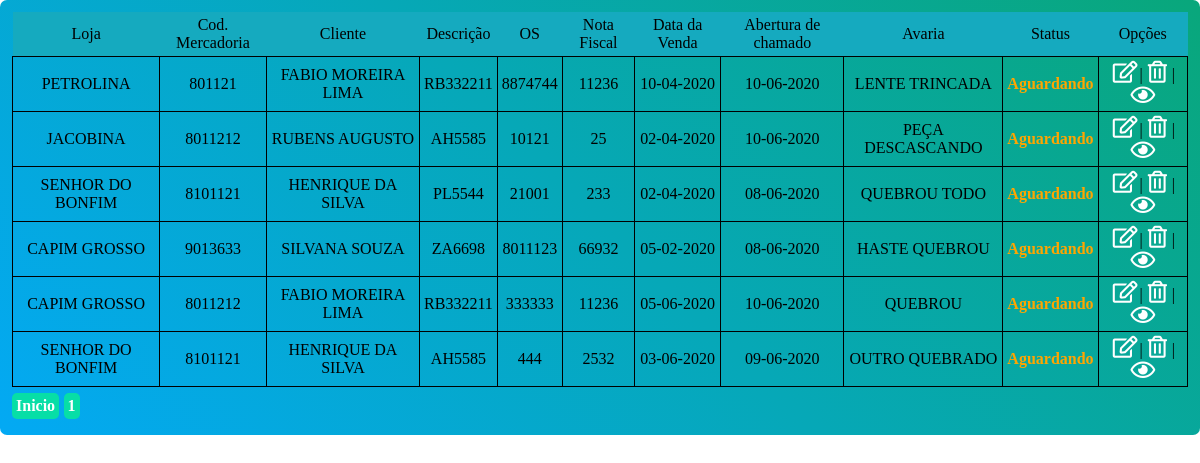
/admin/lista_assistencias.php, run on the app's committed database.
### tables this page shows
CREATE TABLE IF NOT EXISTS `garantias` (
  `id` int(4) NOT NULL AUTO_INCREMENT,
  `id_loja` int(4) NOT NULL,
  `cliente` varchar(150) NOT NULL,
  `cpf` varchar(11) NOT NULL,
  `id_mercadoria` int(11) NOT NULL,
  `marca` varchar(30) NOT NULL,
  `descricao` varchar(100) NOT NULL,
  `os` varchar(40) NOT NULL,
  `nota_fiscal` varchar(40) NOT NULL,
  `data_venda` varchar(40) NOT NULL,
  `data_garantia` varchar(40) NOT NULL,
  `avaria` varchar(200) NOT NULL,
  `motivo` varchar(250) DEFAULT NULL,
  `id_status_fornecedor` int(4) DEFAULT NULL,
  `id_status_garantia` int(4) NOT NULL,
  PRIMARY KEY (`id`),
  KEY `loja_fk` (`id_loja`),
  KEY `mercadoria_fk` (`id_mercadoria`),
  KEY `status_fornecedor_fk` (`id_status_fornecedor`),
  KEY `status_garantia_fk` (`id_status_garantia`)
);

CREATE TABLE IF NOT EXISTS `lojas` (
  `id_loja` int(4) NOT NULL AUTO_INCREMENT,
  `loja` varchar(45) NOT NULL,
  `rsocial` varchar(100) NOT NULL,
  `cnpj` varchar(30) NOT NULL,
  `inscest` varchar(30) NOT NULL,
  `inscmun` varchar(30) NOT NULL,
  `endereco` varchar(100) NOT NULL,
  `numero` varchar(5) NOT NULL,
  `bairro` varchar(30) NOT NULL,
  `cidade` varchar(30) NOT NULL,
  `uf` varchar(2) NOT NULL,
  `fone` varchar(20) NOT NULL,
  `status` int(2) NOT NULL,
  PRIMARY KEY (`id_loja`)
);

CREATE TABLE IF NOT EXISTS `status_garantia` (
  `id_status` int(4) NOT NULL AUTO_INCREMENT,
  `status` varchar(50) NOT NULL,
  PRIMARY KEY (`id_status`)
);

### admin/lista_assistencias.php (the view, shortened to what this page needs)
<?php
    include ("../conexao.php");
?>
<!DOCTYPE html>
<html>
<head>
      <link rel="stylesheet" type="text/css" href="../fonts/css/all.css">
    <link rel="stylesheet" type="text/css" href="../css/dashboard.css">
</head>
<body>
    <div id="interface_assist">
        <?php
            echo"<table>";
            echo"<tr id='titulo'>";
            echo"<td>Loja</td>";
            echo"<td>Cod. Mercadoria</td>";
            echo"<td>Cliente</td>";
            echo"<td>Descrição</td>";
              echo"<td>OS</td>";
            echo"<td>Nota Fiscal</td>";
            echo"<td>Data da Venda</td>";
            echo"<td>Abertura de chamado</td>";
            echo"<td>Avaria</td>";
            echo"<td>Status</td>";
            echo"<td>Opções</td>";
            echo"</tr>";
            $pagina=isset($_GET['pagina'])?$_GET['pagina']:1;
            $os=isset($_POST['assistencias'])?$_POST['assistencias']:"";
            $assistencias="SELECT * FROM garantias";
            $query_assist=mysqli_query($con, $assistencias);
            $rows=mysqli_num_rows($query_assist);
            $limite_de_itens=6;
            $num_paginas=ceil($rows/$limite_de_itens);
            $inicio=($limite_de_itens*$pagina)-$limite_de_itens;
            $find="SELECT g.id, l.loja, g.id_mercadoria, g.cliente, g.descricao, g.os, g.nota_fiscal, g.data_venda, g.data_garantia, g.avaria,sg.status  FROM garantias as g join lojas as l on g.id_loja=l.id_loja join status_garantia as sg on g.id_status_garantia=sg.id_status  where g.os like '%$os%' or cliente like '%$os%' limit $inicio, $limite_de_itens";
            $query=mysqli_query($con, $find);
            if($rows >0){
                foreach ($query as  $garantias) {
                    $id=$garantias['id'];
                    $loja=$garantias['loja'];
                    $cliente=$garantias['cliente'];
                    $mercadoria=$garantias['id_mercadoria'];
                    $descricao=$garantias['descricao'];
                    $os=$garantias['os'];
                    $nota=$garantias['nota_fiscal'];
                    $data_venda=$garantias['data_venda'];
                    $data_chamado=$garantias['data_garantia'];
                    $avaria=$garantias['avaria'];
                    $status=$garantias['status'];
                    echo"<tr id='lista'>";
                    echo"<td>".$loja."</td>";
                    echo"<td>".$mercadoria."</td>";
                    echo"<td>".$cliente."</td>";
                    echo"<td>".$descricao."</td>";
                    echo"<td>".$os."</td>";
                    echo"<td>".$nota."</td>";
                    echo"<td>".date('d-m-Y', strtotime($data_venda))."</td>";
                    echo"<td>".date('d-m-Y', strtotime($data_chamado))."</td>";
                    echo"<td>".$avaria."</td>";
                    switch($status){
                        case "Aguardando":
                        echo"<td><span class='aguardando'>".$status."</span></td>";
                        break;
                    }
                    echo"<td><a href='alterar_assistencia.php?id=$id'><span class='far fa-edit acoes' title='Editar'></span></a>|<a href='excluir_assistencia.php?id=$id'><span class='far fa-trash-alt acoes' title='Excluir'></span></a>|<a href='visualizar.php?id=$id'><span class='far fa-eye acoes' title='Visualizar'></span></a></td>";
                    echo"</tr>";
                }
            }
 echo"</table>";
        ?>
        <nav>
            <?php
                    echo "<a href='assistencias.php'> <span class='paginas'>Inicio</span> </a>";
                for($i=1;$i<$num_paginas+1;$i++){
                    echo "<a href='lista_assistencias.php?pagina=$i'> <span class='paginas'>$i</span> </a>";
                }
            ?>
        </nav>
</div>
</body>
</html>

### css/dashboard.css (style rules this page uses)
* { margin: 0; padding: 0; font-family: tahoma; }
span.paginas { padding: 4px; background: #07dea6; margin-top: 6px; display: table-caption; border-radius: 5px; border: none; }
form, #interface_assist { background-image: linear-gradient(45deg, #03A9F4, #09a77b); padding: 12px; border-radius: 7px; }
a { font-weight: bold; color: white; text-decoration: none; font-family: 'Montserrat', sans-serif; }
#lista { border: 1px solid; text-align: center; }
.acoes { width: 29px; filter: grayscale(0); margin-top: 0; font-size: 22px; }
#lista td { border: 1px solid; }
.aguardando { color: orange; font-weight: bold; }
table td { width: max-content; height: 32px; border-collapse: collapse; border: none; padding: 4px; }
#titulo { text-align: center; background:#15aabf; }
table { border-collapse: collapse; }

### data on the page
garantias: id_loja.loja "PETROLINA", id_mercadoria "801121", cliente "FABIO MOREIRA LIMA", descricao "RB332211", os "8874744", nota_fiscal "11236", data_venda "10-04-2020", data_garantia "10-06-2020", avaria "LENTE TRINCADA", id_status_garantia.status "Aguardando"
garantias: id_loja.loja "JACOBINA", id_mercadoria "8011212", cliente "RUBENS AUGUSTO", descricao "AH5585", os "10121", nota_fiscal "25", data_venda "02-04-2020", data_garantia "10-06-2020", avaria "PEÇA DESCASCANDO", id_status_garantia.status "Aguardando"
garantias: id_loja.loja "SENHOR DO BONFIM", id_mercadoria "8101121", cliente "HENRIQUE DA SILVA", descricao "PL5544", os "21001", nota_fiscal "233", data_venda "02-04-2020", data_garantia "08-06-2020", avaria "QUEBROU TODO", id_status_garantia.status "Aguardando"
garantias: id_loja.loja "CAPIM GROSSO", id_mercadoria "9013633", cliente "SILVANA SOUZA", descricao "ZA6698", os "8011123", nota_fiscal "66932", data_venda "05-02-2020", data_garantia "08-06-2020", avaria "HASTE QUEBROU", id_status_garantia.status "Aguardando"
garantias: id_loja.loja "CAPIM GROSSO", id_mercadoria "8011212", cliente "FABIO MOREIRA LIMA", descricao "RB332211", os "333333", nota_fiscal "11236", data_venda "05-06-2020", data_garantia "10-06-2020", avaria "QUEBROU", id_status_garantia.status "Aguardando"
garantias: id_loja.loja "SENHOR DO BONFIM", id_mercadoria "8101121", cliente "HENRIQUE DA SILVA", descricao "AH5585", os "444", nota_fiscal "2532", data_venda "03-06-2020", data_garantia "09-06-2020", avaria "OUTRO QUEBRADO", id_status_garantia.status "Aguardando"
